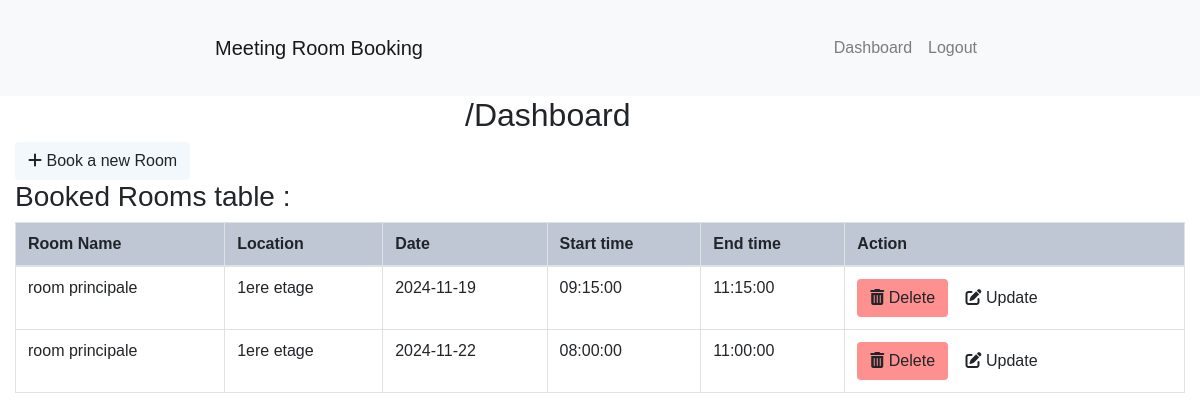
The app's page /dashboard.php (signed in) with its own data.
### tables this page shows
CREATE TABLE `bookings` (
  `id` int(11) NOT NULL,
  `room_id` int(11) NOT NULL,
  `user_id` int(11) NOT NULL,
  `date` date NOT NULL,
  `time_slot` varchar(20) NOT NULL,
  `start_time` time DEFAULT NULL,
  `end_time` time DEFAULT NULL
);

CREATE TABLE `rooms` (
  `id` int(11) NOT NULL,
  `name` varchar(255) NOT NULL,
  `location` varchar(255) DEFAULT NULL,
  `capacity` int(11) DEFAULT NULL,
  `description` text DEFAULT NULL,
  `created_at` timestamp NOT NULL DEFAULT current_timestamp(),
  `image` varchar(255) DEFAULT NULL
);

### includes/functions.php (called while the page is built, shortened)
<?php
function is_admin() {
    return isset($_SESSION['role']) && $_SESSION['role'] === 'admin';
}
?>

### dashboard.php (the view, shortened to what this page needs)
<?php
include 'includes/functions.php';
include 'views/header.php';
include 'includes/config.php';
if (is_admin()) {
    $query = "SELECT bookings.id, rooms.name AS room_name, start_time, end_time, rooms.location, bookings.date, bookings.time_slot, users.email AS user_email
              FROM bookings
              INNER JOIN rooms ON bookings.room_id = rooms.id
              INNER JOIN users ON bookings.user_id = users.id";
} else {
    $user_id = $_SESSION['user_id'];
    $query = "SELECT bookings.id, rooms.name AS room_name, rooms.location, bookings.date,start_time, end_time, bookings.time_slot
              FROM bookings
              INNER JOIN rooms ON bookings.room_id = rooms.id
              WHERE bookings.user_id = '$user_id'";
}
$result = $conn->query($query);
?>
<div class="container-fluid">
    <div class="row">
        <div class="col-3 mx-auto ">
        <h2>/Dashboard</h2>
        </div>
    </div>
    <?php if (is_admin()): ?>
        <h3>All Booked Rooms</h3>
        <?php if ($result->num_rows > 0): ?>
            <table class="table table-bordered">
                <thead>
                    <tr>
                        <th>Room Name</th>
                        <th>Location</th>
                        <th>Date</th>
                        <th>Start time</th>
                        <th>End time</th>
                        <th>Booked By</th>
                        <th>Action</th>
                    </tr>
                </thead>
                <tbody>
                    <?php while ($booking = $result->fetch_assoc()): ?>
                        <tr>
                            <td><?php echo $booking['room_name']; ?></td>
                            <td><?php echo $booking['location']; ?></td>
                            <td><?php echo $booking['date']; ?></td>
                            <td><?php echo $booking['start_time']; ?></td>
                            <td><?php echo $booking['end_time']; ?></td>
                            <td><?php echo $booking['user_email']; ?></td>
                            <td>
                                <a href="delete_booking.php?id=<?php echo $booking['id']; ?>" class="btn btn-danger" onclick="return confirm('Are you sure you want to delete this booking?');">
                                    <i class="fas fa-trash-alt"></i> Delete
                                </a>
                            </td>
                        </tr>
                    <?php endwhile; ?>
                </tbody>
            </table>
        <?php else: ?>
            <p>No bookings found.</p>
        <?php endif; ?>
    <?php else: ?>
        <div class="row">
            <div class="col">
            <a href="book_room.php" class="btn book_room_btn"> <i class="fas fa-add"></i> Book a new Room</a>
            </div>
        </div>
        <h3>Booked Rooms table : </h3>
        <?php if ($result->num_rows > 0): ?>
            <table class="table table-bordered table-custom">
                <thead>
                    <tr>
                        <th>Room Name</th>
                        <th>Location</th>
                        <th>Date</th>
                        <th>Start time</th>
                        <th>End time</th>
                        <th>Action</th>
                    </tr>
                </thead>
                <tbody>
                    <?php while ($booking = $result->fetch_assoc()): ?>
                        <tr>
                            <td><?php echo $booking['room_name']; ?></td>
                            <td><?php echo $booking['location']; ?></td>
                            <td><?php echo $booking['date']; ?></td>
                            <td><?php echo $booking['start_time']; ?></td>
                            <td><?php echo $booking['end_time']; ?></td>
                            <td>
                                <a href="delete_booking.php?id=<?php echo $booking['id']; ?>" class="btn delete_btn" onclick="return confirm('Are you sure you want to delete this booking?');">
                                    <i class="fas fa-trash-alt"></i> Delete
                                </a>
                                <a href="update_booking.php?id=<?php echo $booking['id']; ?>" class="btn update_btn" >
                                    <i class="fas fa-edit"></i> Update
                                </a>
                            </td>
                        </tr>
                    <?php endwhile; ?>
                </tbody>
            </table>
        <?php else: ?>
            <p>You have not booked any rooms yet.</p>
        <?php endif; ?>
    <?php endif; ?>
</div>

### css/style.css (style rules this page uses)
.table-custom th { background-color: rgb(190, 199, 211); }
.delete_btn { background-color: rgb(255, 144, 144); }
.book_room_btn { background-color:rgb(243, 248, 253); ; }

### records on screen
bookings: room.name "room principale", room.location "1ere etage", date "2024-11-19", start_time "09:15:00", end_time "11:15:00"
bookings: room.name "room principale", room.location "1ere etage", date "2024-11-22", start_time "08:00:00", end_time "11:00:00"
